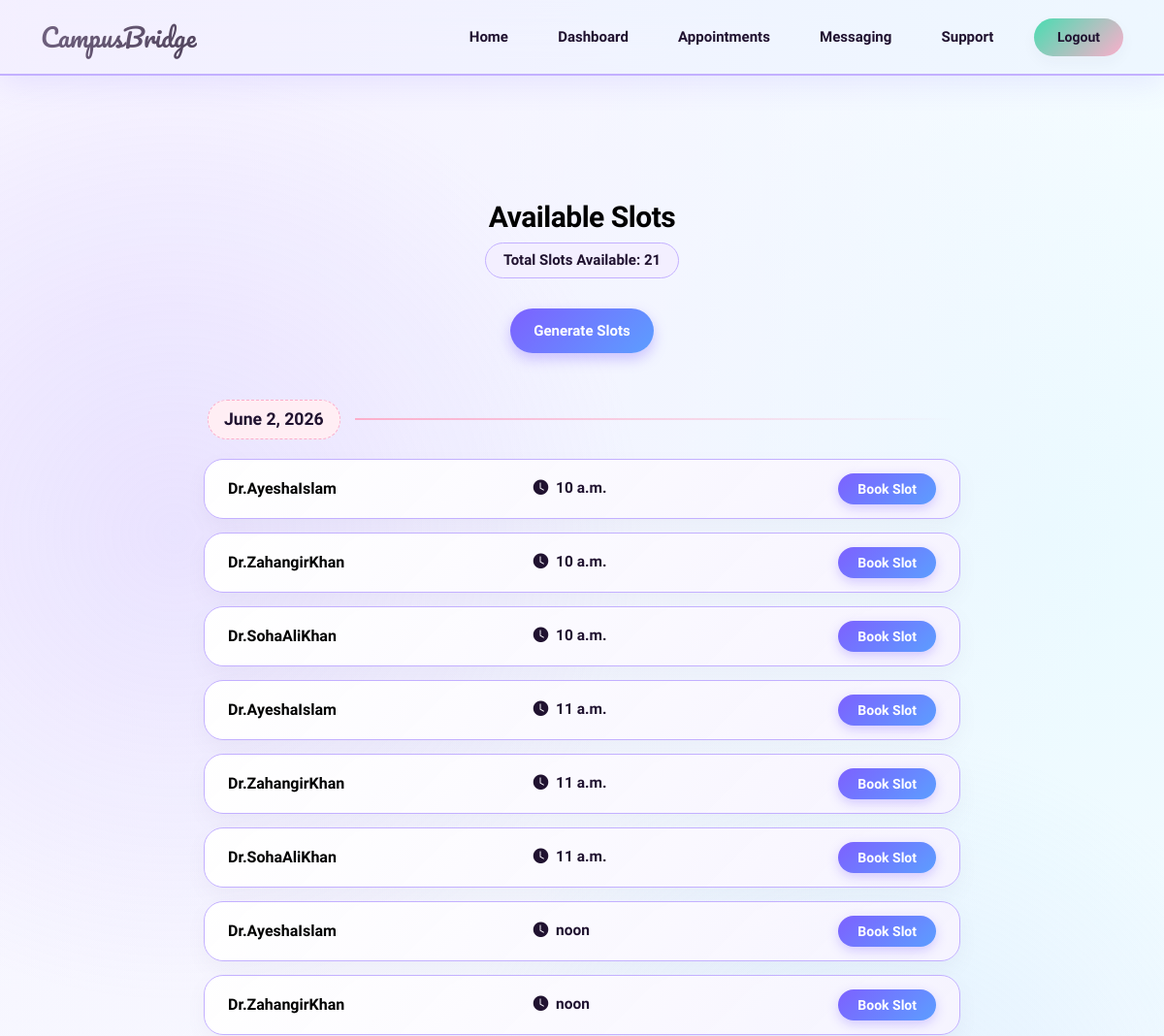
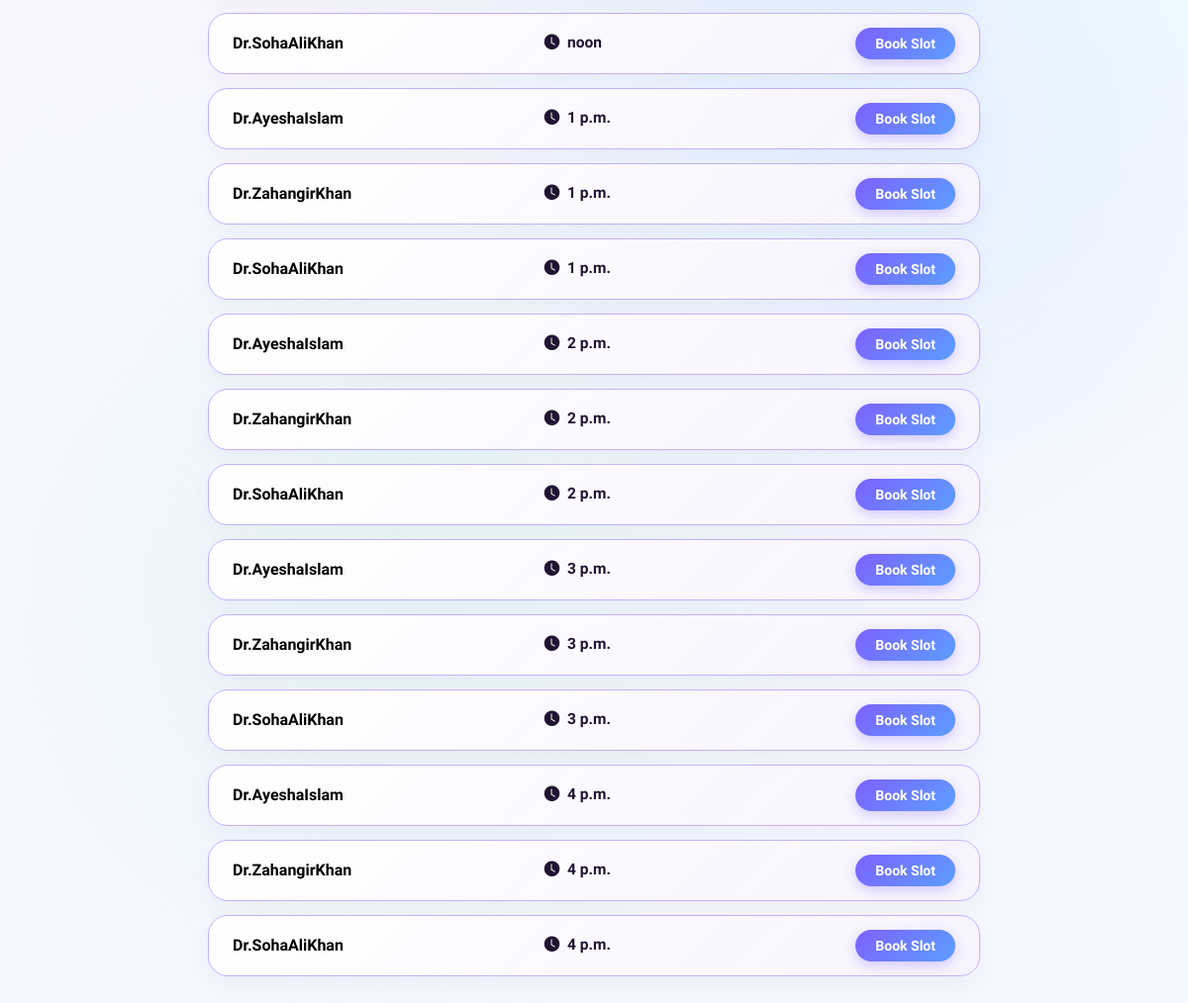
The app's page /appointments/slots/ (signed in) with its own data (2 pictures, top to bottom).
### appointments/models.py (models this page shows, shortened)
class CounselorAvailability(models.Model):
    counselor=models.ForeignKey(User,on_delete=models.CASCADE)
    date=models.DateField()
    time_slot=models.TimeField()
    is_booked=models.BooleanField(default=False)
    class Meta:
        ordering = ['date', 'time_slot']

### accounts/models.py (models this page shows)
class User(AbstractUser):
    ROLE_CHOICES=(('student','Student'),
                  ('staff','Staff'),
                  ('counselor','Counselor'),
                  )
    role=models.CharField(max_length=20, choices=ROLE_CHOICES)

### appointments/views.py (the view)
# urls.py: path('slots/', view_slots, name='view_slots'),
@login_required
def view_slots(request):
    today = date.today()
    last_day = monthrange(today.year, today.month)[1]
    month_end = date(today.year, today.month, last_day)
    slots = CounselorAvailability.objects.filter(
        is_booked=False,
        date__range=[today, month_end]
    ).order_by("date", "time_slot")
    return render(request, "appointments/slots.html", {
        "slots": slots
    })

### templates/appointments/slots.html (shortened to what this page needs)
{% extends 'base.html' %}
{% block content %}
<div class="container py-5 text-center">
    <div class="d-flex align-items-center justify-content-center mb-2">
        <h2 class="mb-0" style="color: #201230; font-weight: 800; letter-spacing: -0.5px; font-size: 30px;">
            Available Slots
        </h2>
    </div>
    <div class="mb-3">
        <div class="slot-info-box">
            Total Slots Available: {{ slots|length }}
        </div>
    </div>
    <div class="mb-5">
        <a href="{% url 'auto_generate_slots' %}" class="btn-auto-generate">
           Generate Slots
        </a>
    </div>
    <div class="slot-timeline-wrapper text-start">
        {% regroup slots by date as slot_days %}
        {% for day in slot_days %}
        <div class="date-divider">
            <span class="date-badge-text">{{ day.grouper }}</span>
            <div class="date-line"></div>
        </div>
        {% for slot in day.list %}
        <div class="slot-row-card">
            <div class="counselor-name">
                {{ slot.counselor.username }}
            </div>
            <div class="slot-time-display">
                <i class="bi bi-clock-fill me-1"></i> {{ slot.time_slot }}
            </div>
            <div class="text-end">
                <a href="{% url 'book_slot' slot.id %}" class="btn-book-action">
                    Book Slot
                </a>
            </div>
        </div>
        {% endfor %}
        {% empty %}
        <div class="cute-empty-state text-center py-5 px-4 mx-auto mt-5">
            <p class="mb-0">No appointment slots available right now.</p>
        </div>
        {% endfor %}
    </div>
</div>
{% endblock %}

### templates/base.html (style rules this page uses)
:root { --bg1: #f4f7ff; --bg2: #f3efff; --bg3: #eafaff; --card: rgba(255, 255, 255, 0.65); --card-strong: rgba(255, 255, 255, 0.90); --text: #2b2b36; --muted: #666680; --lavender: #7d61ff; --ice-blue: #5c9eff; --mint: #49dcb1; --rose: #fcaecb; --soft-coffee: #201230; --border: rgba(110, 110, 140, 0.15); --shadow: 0 16px 36px rgba(40, 40, 80, 0.06), 0 4px 12px rgba(40, 40, 80, 0.02); }
body { margin: 0; font-family: 'Quicksand', sans-serif; color: var(--text); overflow-x: hidden; position: relative; background: radial-gradient(circle at 10% 15%, var(--bg2), transparent 50%), radial-gradient(circle at 90% 25%, var(--bg3), transparent 50%), radial-gradient(circle at 50% 85%, var(--bg1), transparent 60%), linear-gradient(180deg, #ffffff, #f4f7ff); background-attachment: fixed; }
body::before { content: ""; position: fixed; inset: 0; pointer-events: none; background: radial-gradient(circle at 15% 25%, rgba(195, 176, 255, 0.22), transparent 25%), radial-gradient(circle at 75% 55%, rgba(181, 215, 255, 0.25), transparent 30%), radial-gradient(circle at 35% 75%, rgba(179, 240, 223, 0.20), transparent 25%); z-index: 0; animation: floatingAtmosphere 16s ease-in-out infinite alternate; }
h1, h2, h3, h4, h5, h6 { color: #000000 !important; font-weight: 800; }

### templates/appointments/slots.html (style rules this page uses)
.slot-timeline-wrapper { max-width: 780px; margin: 0 auto; animation: smoothEntrance 0.6s cubic-bezier(0.16, 1, 0.3, 1) forwards; }
.date-divider { display: flex; align-items: center; margin-top: 2.5rem; margin-bottom: 1.25rem; padding: 0 4px; }
.date-badge-text { color: #201230; font-size: 1.1rem; font-weight: 800; white-space: nowrap; background: #ffeef4; padding: 6px 16px; border-radius: 20px; border: 1px dashed #fcaecb; display: inline-flex; align-items: center; }
.date-line { flex-grow: 1; height: 2px; margin-left: 15px; background: linear-gradient(90deg, #fcaecb, transparent); }
.slot-row-card { background: linear-gradient(135deg, rgba(255, 255, 255, 0.98), rgba(246, 243, 255, 0.95)); border: 1px solid #c3b0ff; border-radius: 20px; padding: 18px 24px; margin-bottom: 14px; display: grid; grid-template-columns: 1fr 1fr auto; align-items: center; box-shadow: 0 8px 20px rgba(115, 100, 130, 0.06); transition: all 0.3s cubic-bezier(0.25, 1, 0.5, 1); }
.btn-auto-generate { display: inline-flex; align-items: center; padding: 12px 24px; border-radius: 30px; background: linear-gradient(135deg, #7d61ff, #5c9eff); color: #ffffff !important; font-weight: 800; font-size: 15px; text-decoration: none; border: none; box-shadow: 0 6px 14px rgba(125, 97, 255, 0.35); transition: all 0.3s cubic-bezier(0.25, 1, 0.5, 1); }
.slot-info-box { text-align: center; margin-bottom: 15px; color: #201230; font-size: 15px; font-weight: 800; background: #f3efff; display: inline-block; padding: 6px 18px; border-radius: 30px; border: 1px solid #c3b0ff; }
.btn-book-action { padding: 8px 20px; border-radius: 30px; background: linear-gradient(135deg, #7d61ff, #5c9eff); color: #ffffff !important; font-weight: 800; font-size: 14px; text-decoration: none; border: none; box-shadow: 0 4px 12px rgba(125, 97, 255, 0.3); transition: all 0.2s ease; }
.counselor-name { color: #000000; font-weight: 800; font-size: 16px; display: flex; align-items: center; }
.slot-time-display { color: #201230; font-weight: 800; font-size: 15.5px; }

### records on screen
CounselorAvailability: grouper "June 2, 2026", counselor.username "Dr.AyeshaIslam", time_slot "10 a.m."
CounselorAvailability: counselor.username "Dr.ZahangirKhan", time_slot "10 a.m."
CounselorAvailability: counselor.username "Dr.SohaAliKhan", time_slot "10 a.m."
CounselorAvailability: counselor.username "Dr.AyeshaIslam", time_slot "11 a.m."
CounselorAvailability: counselor.username "Dr.ZahangirKhan", time_slot "11 a.m."
CounselorAvailability: counselor.username "Dr.SohaAliKhan", time_slot "11 a.m."
CounselorAvailability: counselor.username "Dr.AyeshaIslam", time_slot "noon"
CounselorAvailability: counselor.username "Dr.ZahangirKhan", time_slot "noon"
CounselorAvailability: counselor.username "Dr.SohaAliKhan", time_slot "noon"
CounselorAvailability: counselor.username "Dr.AyeshaIslam", time_slot "1 p.m."
CounselorAvailability: counselor.username "Dr.ZahangirKhan", time_slot "1 p.m."
CounselorAvailability: counselor.username "Dr.SohaAliKhan", time_slot "1 p.m."
CounselorAvailability: counselor.username "Dr.AyeshaIslam", time_slot "2 p.m."
CounselorAvailability: counselor.username "Dr.ZahangirKhan", time_slot "2 p.m."
CounselorAvailability: counselor.username "Dr.SohaAliKhan", time_slot "2 p.m."
CounselorAvailability: counselor.username "Dr.AyeshaIslam", time_slot "3 p.m."
CounselorAvailability: counselor.username "Dr.ZahangirKhan", time_slot "3 p.m."
CounselorAvailability: counselor.username "Dr.SohaAliKhan", time_slot "3 p.m."
CounselorAvailability: counselor.username "Dr.AyeshaIslam", time_slot "4 p.m."
CounselorAvailability: counselor.username "Dr.ZahangirKhan", time_slot "4 p.m."
CounselorAvailability: counselor.username "Dr.SohaAliKhan", time_slot "4 p.m."

### other values on screen
{{ slots|length }} "21"
